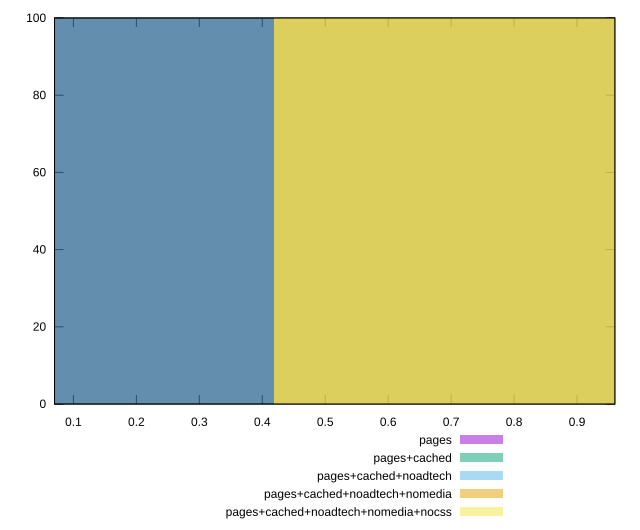

Here is the gnuplot script that generated this plot:
reset

$pages <<EOF
0 100
EOF

$pagesCached <<EOF
0 100
EOF

$pagesCachedNoadtech <<EOF
0.8360320607131266 100
EOF

$pagesCachedNoadtechNomedia <<EOF
0.8360320607131266 100
EOF

$pagesCachedNoadtechNomediaNocss <<EOF
0.8360320607131266 100
EOF

set key outside below
set boxwidth 0.8360320607131266
set xrange [0.07:0.96]
set yrange [0:100]
set trange [0:100]
set style fill transparent solid 0.5 noborder
set terminal svg size 640, 530 enhanced background rgb 'white'
set output "report_00023_2021-02-20T12:14:57.249Z/interactive/comparison/histogram/all_score.svg"

plot $pages title "pages" with boxes, \
     $pagesCached title "pages+cached" with boxes, \
     $pagesCachedNoadtech title "pages+cached+noadtech" with boxes, \
     $pagesCachedNoadtechNomedia title "pages+cached+noadtech+nomedia" with boxes, \
     $pagesCachedNoadtechNomediaNocss title "pages+cached+noadtech+nomedia+nocss" with boxes

reset
